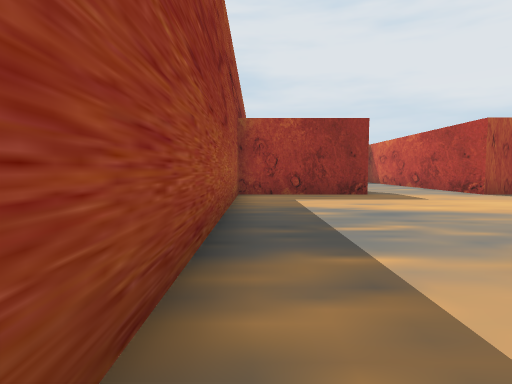
[1] (above)

16 first-person views from a walk through a 3-D level made in the Unity game engine. The camera is 1.3 m above the floor, tilts 4° down and sees 80° across. The floor is counted in squares, 2 m on a side. Each view is taken from the middle of a square. On the plan, view 1 faces up. The plan holds only what a view shows up to about 10 squares ahead; the rest is blank. The place goes on beyond the plan.

[2]
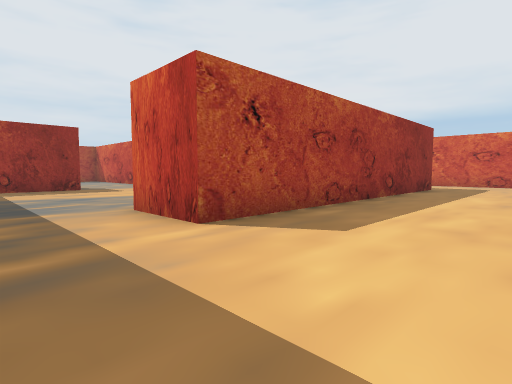

[3]
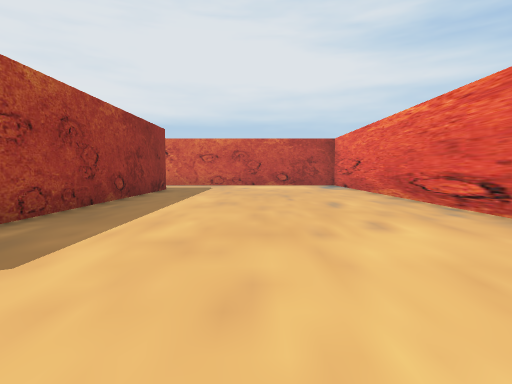

[4]
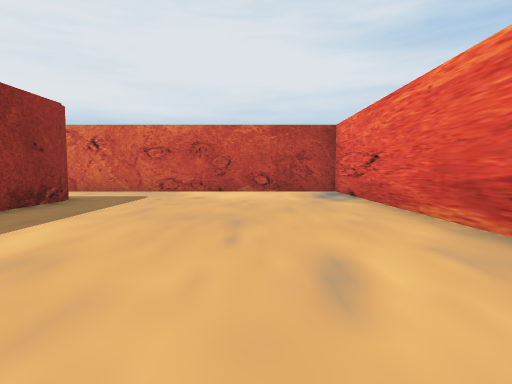

[5]
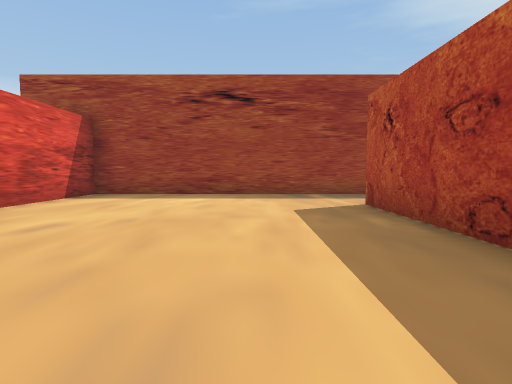

[6]
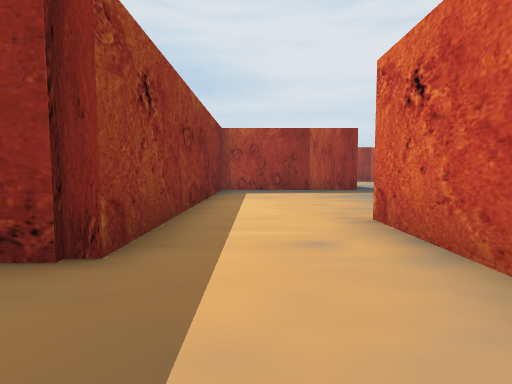

[7]
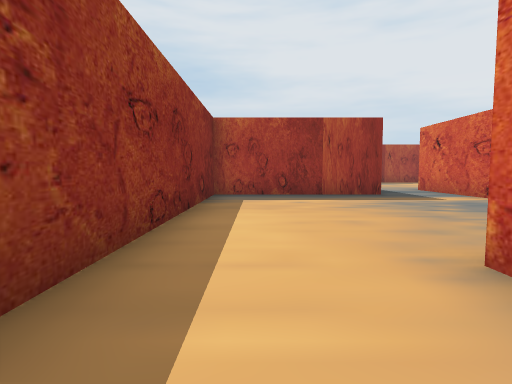

[8]
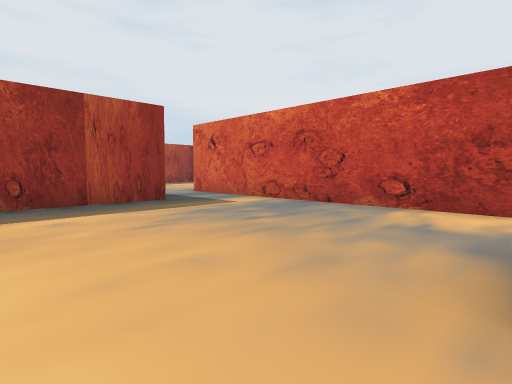

[9]
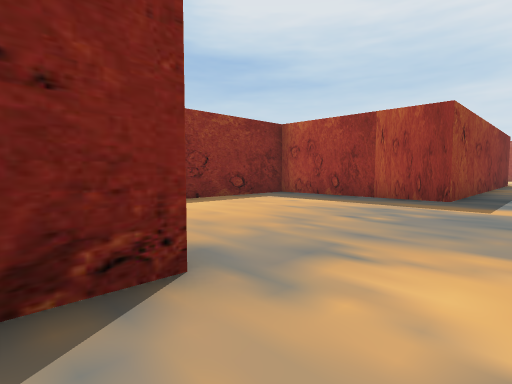

[10]
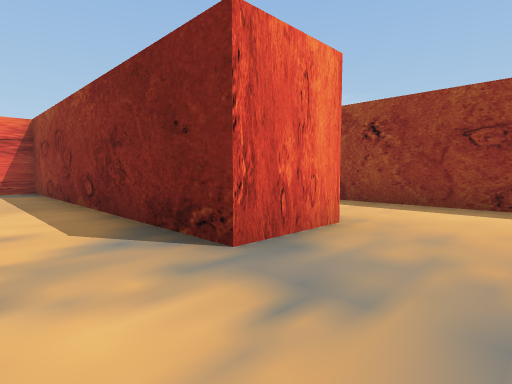

[11]
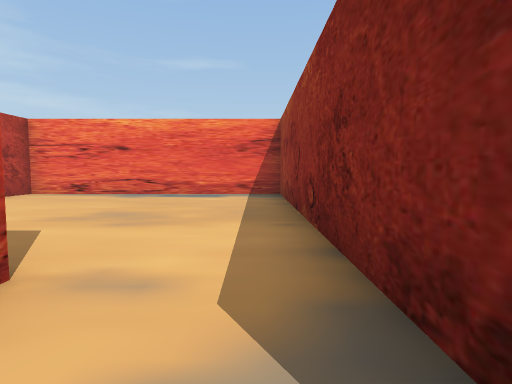

[12]
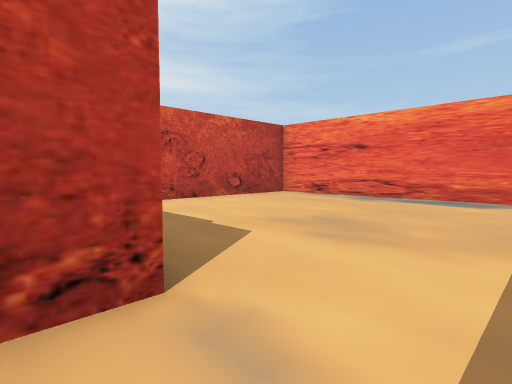

[13]
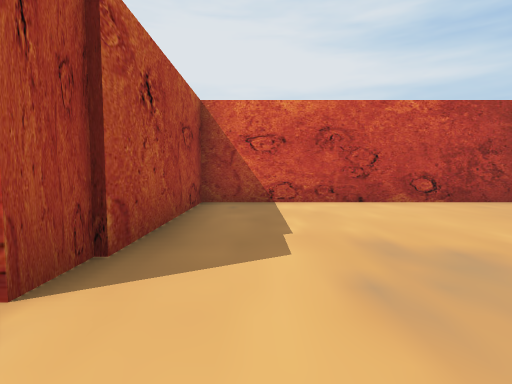

[14]
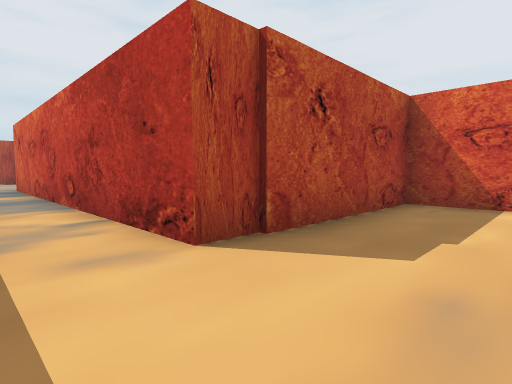

[15]
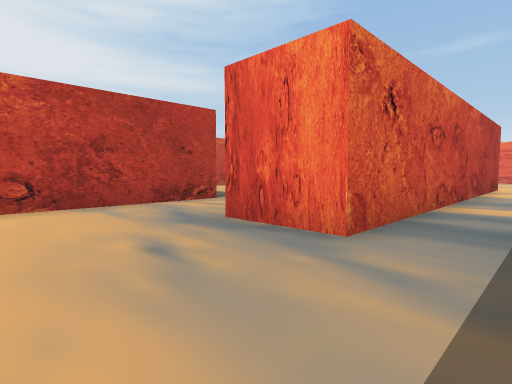

[16]
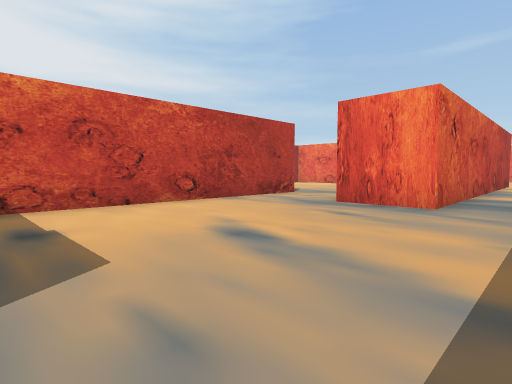

### Floor plan
Points are (right, up) in squares from view 1. A wall is a line through its corners. A room is listed if a view was taken in it or the views show most of it. See-through windows are left out.
Room 1 (views 1, 2, 3, 4, 5, 6, 7, 8, 10)
walls: (5.1, -6.5) (14.6, -6.5) (14.6, 2.1) (16.3, 2.1); (-0.5, 3.6) (-0.5, -6.5) (2.8, -6.5); (18.5, 3.6) (18.5, 10.3); (16.3, 10.5) (16.3, 8.3) (11.9, 8.3) (11.9, 0.1) (2.1, 0.1) (2.1, 2)
ways out: opening at (17.5, 2.5) to room 2; opening at (17.5, 9.5) to room 3; opening at (0.5, 3)
Room 2 (views 9, 11, 12, 13, 14)
walls: (16.3, 2.1) (16.3, -6.5) (23.3, -6.5) (23.3, 0.1) (18.5, 0.1) (18.5, 3.6)
ways out: opening at (17.5, 2.5) to room 1
Room 3 (views 15, 16)
walls: (16.3, 13.6) (16.3, 10.5); (18.5, 10.3) (20.4, 10.3); (22.8, 10.5) (22.8, 15.5)
ways out: opening at (17.5, 9.5) to room 1; opening at (21.5, 9.5)

Where each view was taken, in squares from view 1:
view 1: 0 up, 0 right, facing up
view 2: 3 down, 0 right, facing up-right
view 3: 3 down, 1 right, facing right
view 4: 4 down, 5 right, facing right
view 5: 2 down, 8 right, facing left
view 6: 2 down, 13 right, facing up
view 7: 0 up, 13 right, facing up
view 8: 2 up, 13 right, facing up-right
view 9: 1 up, 18 right, facing up-left
view 10: 4 up, 18 right, facing down-left
view 11: 2 up, 17 right, facing down
view 12: 1 up, 17 right, facing down-right
view 13: 1 down, 17 right, facing right
view 14: 2 down, 17 right, facing up-right
view 15: 13 up, 17 right, facing down-right
view 16: 16 up, 17 right, facing down-right
